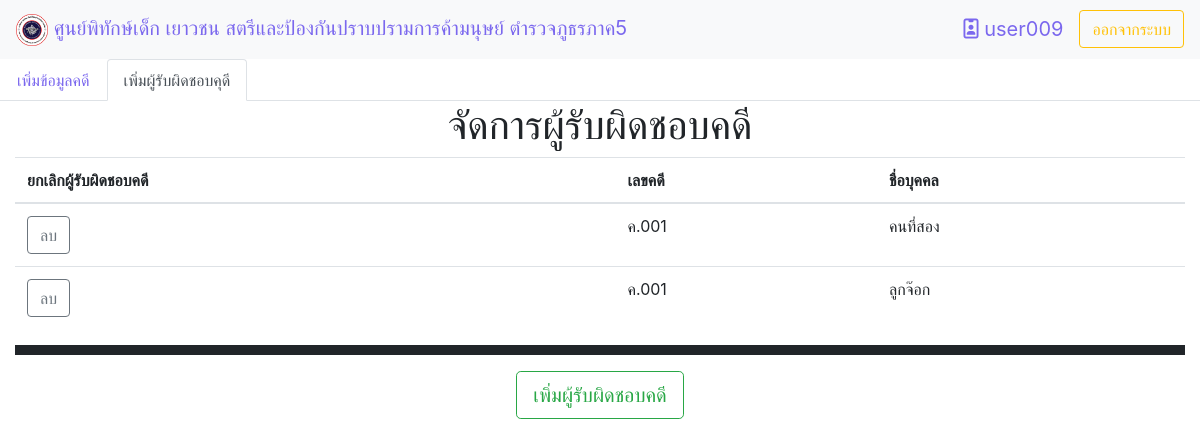
The page /home.php?&module=2&action=19 (signed in) on the database its author committed.
### tables this page shows
CREATE TABLE `inquiry_official` (
  `in_of_id` int(11) NOT NULL,
  `case_id` varchar(255) NOT NULL,
  `card_id` char(13) NOT NULL
);

CREATE TABLE `police_person` (
  `card_id` char(13) NOT NULL,
  `rank_id` tinyint(2) NOT NULL,
  `ps_name` varchar(255) NOT NULL,
  `ps_lastname` varchar(255) NOT NULL,
  `sex` tinyint(2) NOT NULL,
  `address` text DEFAULT NULL,
  `ps_num` char(10) DEFAULT NULL,
  `police_pic` varchar(255) DEFAULT NULL,
  `sta_per_police` tinyint(1) NOT NULL DEFAULT 1
);

### module/insert/insert_policeincase.php (the view, shortened to what this page needs)
<h1 class="text-center">จัดการผู้รับผิดชอบคดี</h1>
<table class="table" id="myTable">
<thead>
    <tr>
      <th scope="col">ยกเลิกผู้รับผิดชอบคดี</th>
      <th scope="col">เลขคดี</th>
      <th scope="col">ชื่อบุคคล</th>
    </tr>
  </thead>
<?php
$con = connect_db();
$sql_res = mysqli_query($con,"SELECT case_id,io.card_id,pp.ps_name FROM inquiry_official as io INNER JOIN police_person as pp ON pp.card_id = io.card_id ")or die("select sql responsible_person error".mysqli_error($con));
$i=1;
       while(list($case_id,$card_id,$name)=mysqli_fetch_row($sql_res)){
        ?>
            <form id='de_case' method='post'>
            <tr>
              <td ><button type='button' id='btnDelete<?php echo $i ?>' class='btn btn-outline-secondary'>ลบ</button></td>
              <td><?php echo $case_id ?></td>
              <td><?php echo $name ?></td>
          </tr>
          </form>
    <?php
          $i++;
        }
?>
</table>
  <hr style="border: solid 5px;">
  <p class="text-center"><td class="text-center" colspan=4><button type="button" class="btn btn-outline-success btn_add btn-lg" id="btn_add">เพิ่มผู้รับผิดชอบคดี</button></p>

### rows shown on the page
inquiry_official: case "ค.001", card.ps_name "คนที่สอง"
inquiry_official: case "ค.001", card.ps_name "ลูกจ๊อก"

### other values the page prints
$_SESSION['user_name'] "user009"
